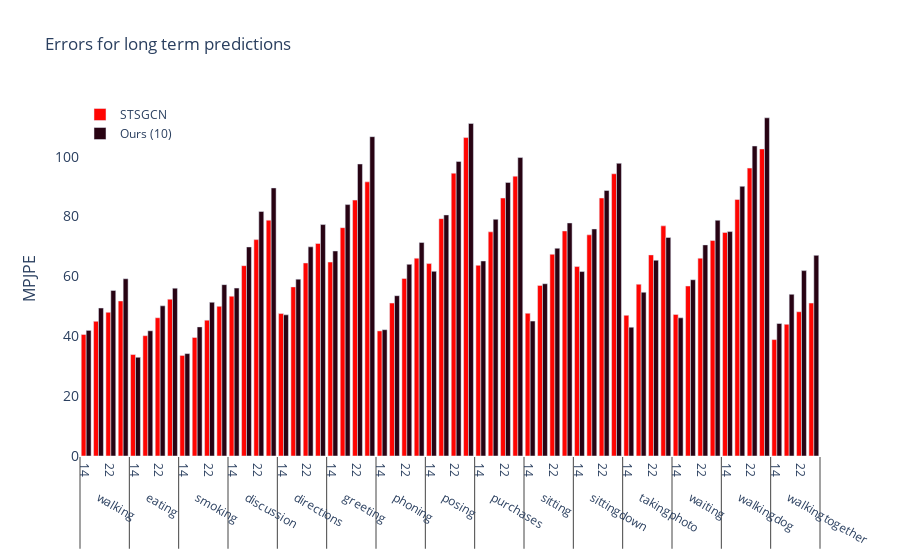
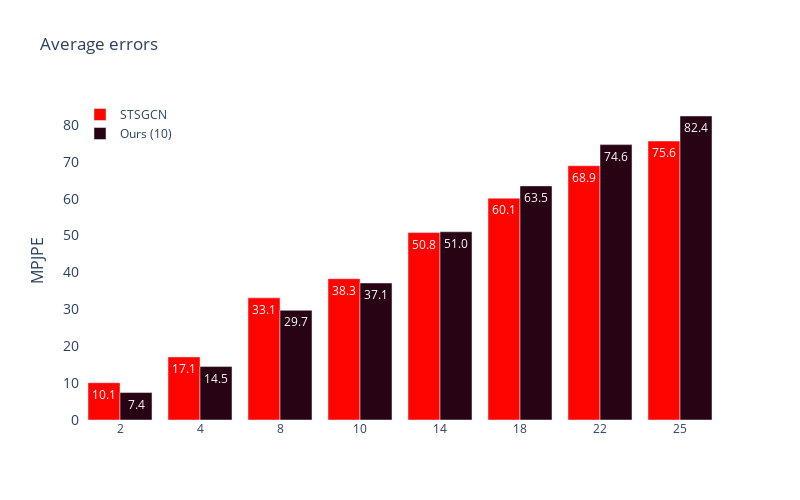

Notebook source saved alongside these figures, in order:
### Code cell
fig = go.Figure()

fig.add_trace(go.Bar(x=[x_label_actions, x_label_lookahead], 
                     y=galasso_errors_long_term,
                    name='STSGCN',
                    marker_color='rgb(255, 5, 2)'
                    ))

fig.add_trace(go.Bar(x=[x_label_actions, x_label_lookahead], 
                     y=mymodel10_errors_long_term,
                    name='Ours (10)',
                    marker_color='rgb(40, 3, 19)'
                    ))


fig.update_layout(
    title='Errors for long term predictions',
    xaxis_tickfont_size=12,
    yaxis=dict(
        title='MPJPE',
        titlefont_size=16,
        tickfont_size=14,
    ),
    legend=dict(
        x=0,
        y=1.0,
        bgcolor='rgba(255, 255, 255, 0)',
        bordercolor='rgba(255, 255, 255, 0)'
    ),
    plot_bgcolor='rgba(0,0,0,0)',
    barmode='group',
    bargap=0.2, # gap between bars of adjacent location coordinates.
    bargroupgap=0.0 # gap between bars of the same location coordinate.
)
fig.show()



all_lookahead =  [2,4,8,10,14,18,22,25]
galasso_errors_short_term_average.extend(galasso_errors_long_term_average)
mymodel10_errors_short_term_average.extend(mymodel10_errors_long_term_average)


fig = go.Figure()

fig.add_trace(go.Bar(x=[str(i) for i in all_lookahead], 
                     y=galasso_errors_short_term_average,
                    name='STSGCN',
                    marker_color='rgb(255, 5, 2)',
                     text=galasso_errors_short_term_average
                    ))

fig.add_trace(go.Bar(x=[str(i) for i in all_lookahead], 
                     y=mymodel10_errors_short_term_average,
                    name='Ours (10)',
                    marker_color='rgb(40, 3, 19)',
                      text=[round(i,1) for i in mymodel10_errors_short_term_average]
                    ))
fig.update_layout(
    title='Average errors',
    xaxis_tickfont_size=12,
    yaxis=dict(
        title='MPJPE',
        titlefont_size=16,
        tickfont_size=14,
    ),
    legend=dict(
        x=0,
        y=1.0,
        bgcolor='rgba(255, 255, 255, 0)',
        bordercolor='rgba(255, 255, 255, 0)'
    ),
    plot_bgcolor='rgba(0,0,0,0)',
    autosize=False,
    width=800,
    height=500,
    
    barmode='group',
    bargap=0.2, # gap between bars of adjacent location coordinates.
    bargroupgap=0.0 # gap between bars of the same location coordinate.
)
fig.show()

### Figure 1 — Plotly figure (JSON) as saved in the notebook; plotly's stock layout.template omitted (floating-point values rounded to 4 significant figures)
{"data": [{"marker": {"color": "rgb(255, 5, 2)"}, "name": "STSGCN", "type": "bar", "x": [["walking", "walking", "walking", "walking", "eating", "eating", "eating", "eating", "smoking", "smoking", "smoking", "smoking", "discussion", "discussion", "discussion", "discussion", "directions", "directions", "directions", "directions", "greeting", "greeting", "greeting", "greeting", "phoning", "phoning", "phoning", "phoning", "posing", "posing", "posing", "posing", "purchases", "purchases", "purchases", "purchases", "sitting", "sitting", "sitting", "sitting", "sittingdown", "sittingdown", "sittingdown", "sittingdown", "takingphoto", "takingphoto", "takingphoto", "takingphoto", "waiting", "waiting", "waiting", "waiting", "walkingdog", "walkingdog", "walkingdog", "walkingdog", "walkingtogether", "walkingtogether", "walkingtogether", "walkingtogether"], [14, 18, 22, 25, 14, 18, 22, 25, 14, 18, 22, 25, 14, 18, 22, 25, 14, 18, 22, 25, 14, 18, 22, 25, 14, 18, 22, 25, 14, 18, 22, 25, 14, 18, 22, 25, 14, 18, 22, 25, 14, 18, 22, 25, 14, 18, 22, 25, 14, 18, 22, 25, 14, 18, 22, 25, 14, 18, 22, 25]], "y": [40.6, 45, 48, 51.8, 33.9, 40.2, 46.2, 52.4, 33.6, 39.6, 45.4, 50, 53.4, 63.6, 72.3, 78.8, 47.6, 56.5, 64.5, 71, 64.8, 76.3, 85.5, 91.6, 41.8, 51.1, 59.3, 66.1, 64.3, 79.3, 94.5, 106.4, 63.7, 74.9, 86.2, 93.5, 47.7, 57, 67.4, 75.2, 63.3, 73.9, 86.2, 94.3, 47, 57.4, 67.2, 76.9, 47.3, 56.8, 66.1, 72, 74.7, 85.7, 96.2, 102.6, 38.9, 44, 48.2, 51.1, 50.8, 60.1, 68.9, 75.6]}, {"marker": {"color": "rgb(40, 3, 19)"}, "name": "Ours (10)", "type": "bar", "x": [["walking", "walking", "walking", "walking", "eating", "eating", "eating", "eating", "smoking", "smoking", "smoking", "smoking", "discussion", "discussion", "discussion", "discussion", "directions", "directions", "directions", "directions", "greeting", "greeting", "greeting", "greeting", "phoning", "phoning", "phoning", "phoning", "posing", "posing", "posing", "posing", "purchases", "purchases", "purchases", "purchases", "sitting", "sitting", "sitting", "sitting", "sittingdown", "sittingdown", "sittingdown", "sittingdown", "takingphoto", "takingphoto", "takingphoto", "takingphoto", "waiting", "waiting", "waiting", "waiting", "walkingdog", "walkingdog", "walkingdog", "walkingdog", "walkingtogether", "walkingtogether", "walkingtogether", "walkingtogether"], [14, 18, 22, 25, 14, 18, 22, 25, 14, 18, 22, 25, 14, 18, 22, 25, 14, 18, 22, 25, 14, 18, 22, 25, 14, 18, 22, 25, 14, 18, 22, 25, 14, 18, 22, 25, 14, 18, 22, 25, 14, 18, 22, 25, 14, 18, 22, 25, 14, 18, 22, 25, 14, 18, 22, 25, 14, 18, 22, 25]], "y": [41.97, 49.44, 55.33, 59.22, 32.99, 41.84, 50.17, 56.08, 34.22, 43.14, 51.37, 57.26, 56.11, 69.86, 81.71, 89.57, 47.17, 59.1, 69.9, 77.33, 68.51, 84.01, 97.57, 106.7, 42.2, 53.56, 64.04, 71.33, 61.7, 80.55, 98.42, 111.1, 65.16, 79.1, 91.41, 99.73, 45.08, 57.56, 69.41, 77.87, 61.63, 75.87, 88.73, 97.8, 43.04, 54.71, 65.42, 73.03, 46.17, 58.89, 70.54, 78.77, 74.99, 90.12, 103.6, 113.0, 44.27, 54.03, 61.94, 67.04]}], "layout": {"autosize": true, "bargap": 0.2, "bargroupgap": 0, "barmode": "group", "legend": {"bgcolor": "rgba(255, 255, 255, 0)", "bordercolor": "rgba(255, 255, 255, 0)", "x": 0, "y": 1}, "plot_bgcolor": "rgba(0, 0, 0, 0)", "title": {"text": "Errors for long term predictions"}, "xaxis": {"autorange": true, "range": [-0.5, 59.5], "tickfont": {"size": 12}, "type": "multicategory"}, "yaxis": {"autorange": true, "range": [0, 119.0], "tickfont": {"size": 14}, "title": {"font": {"size": 16}, "text": "MPJPE"}, "type": "linear"}}}

### Figure 2 — Plotly figure (JSON) as saved in the notebook; plotly's stock layout.template omitted (floating-point values rounded to 4 significant figures)
{"data": [{"marker": {"color": "rgb(255, 5, 2)"}, "name": "STSGCN", "text": ["10.1", "17.1", "33.1", "38.3", "50.8", "60.1", "68.9", "75.6"], "type": "bar", "x": ["2", "4", "8", "10", "14", "18", "22", "25"], "y": [10.1, 17.1, 33.1, 38.3, 50.8, 60.1, 68.9, 75.6]}, {"marker": {"color": "rgb(40, 3, 19)"}, "name": "Ours (10)", "text": ["7.4", "14.5", "29.7", "37.1", "51.0", "63.5", "74.6", "82.4"], "type": "bar", "x": ["2", "4", "8", "10", "14", "18", "22", "25"], "y": [7.448, 14.49, 29.71, 37.13, 51.01, 63.45, 74.64, 82.39]}], "layout": {"autosize": false, "bargap": 0.2, "bargroupgap": 0, "barmode": "group", "height": 500, "legend": {"bgcolor": "rgba(255, 255, 255, 0)", "bordercolor": "rgba(255, 255, 255, 0)", "x": 0, "y": 1}, "plot_bgcolor": "rgba(0, 0, 0, 0)", "title": {"text": "Average errors"}, "width": 800, "xaxis": {"autorange": true, "range": [-0.5, 7.5], "tickfont": {"size": 12}, "type": "category"}, "yaxis": {"autorange": true, "range": [0, 86.73], "tickfont": {"size": 14}, "title": {"font": {"size": 16}, "text": "MPJPE"}, "type": "linear"}}}
